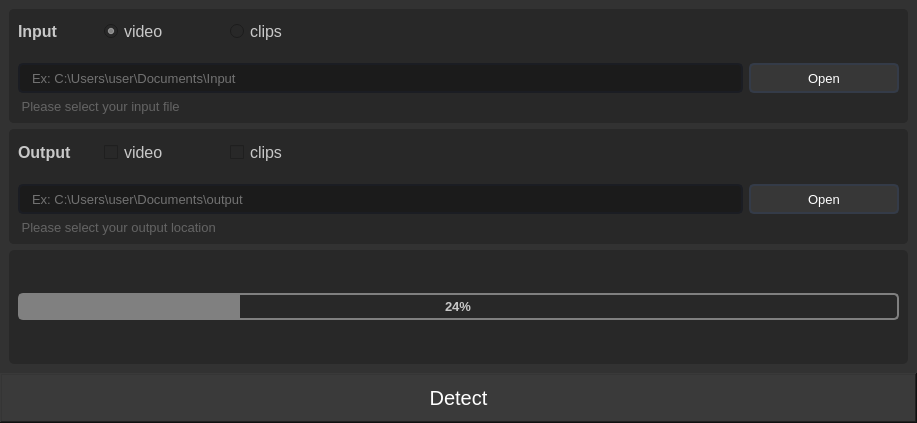
<?xml version="1.0" encoding="UTF-8"?>
<ui version="4.0">
 <class>Form</class>
 <widget class="QWidget" name="Form">
  <property name="geometry">
   <rect>
    <x>0</x>
    <y>0</y>
    <width>917</width>
    <height>423</height>
   </rect>
  </property>
  <property name="windowTitle">
   <string>Form</string>
  </property>
  <property name="styleSheet">
   <string notr="true">background-color: rgb(50, 50, 50);</string>
  </property>
  <layout class="QVBoxLayout" name="verticalLayout">
   <property name="spacing">
    <number>0</number>
   </property>
   <property name="leftMargin">
    <number>0</number>
   </property>
   <property name="topMargin">
    <number>0</number>
   </property>
   <property name="rightMargin">
    <number>0</number>
   </property>
   <property name="bottomMargin">
    <number>0</number>
   </property>
   <item>
    <widget class="QFrame" name="frame">
     <property name="frameShape">
      <enum>QFrame::NoFrame</enum>
     </property>
     <property name="frameShadow">
      <enum>QFrame::Raised</enum>
     </property>
     <layout class="QVBoxLayout" name="verticalLayout_4">
      <property name="spacing">
       <number>0</number>
      </property>
      <property name="leftMargin">
       <number>0</number>
      </property>
      <property name="topMargin">
       <number>0</number>
      </property>
      <property name="rightMargin">
       <number>0</number>
      </property>
      <property name="bottomMargin">
       <number>0</number>
      </property>
      <item>
       <widget class="QFrame" name="frame_up">
        <property name="styleSheet">
         <string notr="true"/>
        </property>
        <property name="frameShape">
         <enum>QFrame::NoFrame</enum>
        </property>
        <property name="frameShadow">
         <enum>QFrame::Raised</enum>
        </property>
        <layout class="QVBoxLayout" name="verticalLayout_2">
         <item>
          <widget class="QFrame" name="frame_inputdata">
           <property name="maximumSize">
            <size>
             <width>16777215</width>
             <height>150</height>
            </size>
           </property>
           <property name="styleSheet">
            <string notr="true">background-color: rgb(40, 40, 40);
border-radius: 5px;</string>
           </property>
           <property name="frameShape">
            <enum>QFrame::NoFrame</enum>
           </property>
           <property name="frameShadow">
            <enum>QFrame::Raised</enum>
           </property>
           <layout class="QVBoxLayout" name="verticalLayout_3">
            <property name="spacing">
             <number>0</number>
            </property>
            <property name="leftMargin">
             <number>0</number>
            </property>
            <property name="topMargin">
             <number>0</number>
            </property>
            <property name="rightMargin">
             <number>0</number>
            </property>
            <property name="bottomMargin">
             <number>0</number>
            </property>
            <item>
             <widget class="QFrame" name="frame_inputdata_up">
              <property name="font">
               <font>
                <family>Arial</family>
               </font>
              </property>
              <property name="frameShape">
               <enum>QFrame::NoFrame</enum>
              </property>
              <property name="frameShadow">
               <enum>QFrame::Raised</enum>
              </property>
              <layout class="QHBoxLayout" name="horizontalLayout_2">
               <item>
                <widget class="QLabel" name="labelBoxBlenderInstalation_3">
                 <property name="maximumSize">
                  <size>
                   <width>80</width>
                   <height>16777215</height>
                  </size>
                 </property>
                 <property name="font">
                  <font>
                   <family>Segoe UI</family>
                   <pointsize>12</pointsize>
                   <weight>75</weight>
                   <bold>true</bold>
                  </font>
                 </property>
                 <property name="styleSheet">
                  <string notr="true">color: rgb(200, 200, 200);</string>
                 </property>
                 <property name="text">
                  <string>Input</string>
                 </property>
                 <property name="alignment">
                  <set>Qt::AlignLeading|Qt::AlignLeft|Qt::AlignVCenter</set>
                 </property>
                </widget>
               </item>
               <item>
                <widget class="QRadioButton" name="set_video">
                 <property name="maximumSize">
                  <size>
                   <width>120</width>
                   <height>16777215</height>
                  </size>
                 </property>
                 <property name="font">
                  <font>
                   <family>Arial</family>
                   <pointsize>12</pointsize>
                  </font>
                 </property>
                 <property name="styleSheet">
                  <string notr="true">color: rgb(200, 200, 200);</string>
                 </property>
                 <property name="text">
                  <string>video</string>
                 </property>
                 <property name="checked">
                  <bool>true</bool>
                 </property>
                </widget>
               </item>
               <item>
                <widget class="QRadioButton" name="set_clips">
                 <property name="font">
                  <font>
                   <family>Arial</family>
                   <pointsize>12</pointsize>
                  </font>
                 </property>
                 <property name="styleSheet">
                  <string notr="true">color: rgb(200, 200, 200);</string>
                 </property>
                 <property name="text">
                  <string>clips</string>
                 </property>
                </widget>
               </item>
              </layout>
             </widget>
            </item>
            <item>
             <widget class="QFrame" name="frame_inputdata_down">
              <property name="frameShape">
               <enum>QFrame::StyledPanel</enum>
              </property>
              <property name="frameShadow">
               <enum>QFrame::Raised</enum>
              </property>
              <layout class="QVBoxLayout" name="verticalLayout_5">
               <item>
                <layout class="QGridLayout" name="gridLayout_2">
                 <property name="bottomMargin">
                  <number>0</number>
                 </property>
                 <item row="1" column="0" colspan="2">
                  <widget class="QLabel" name="labelVersion_4">
                   <property name="font">
                    <font>
                     <family>Arial</family>
                     <pointsize>10</pointsize>
                    </font>
                   </property>
                   <property name="styleSheet">
                    <string notr="true">color: rgb(100, 100, 100);</string>
                   </property>
                   <property name="lineWidth">
                    <number>1</number>
                   </property>
                   <property name="text">
                    <string> Please select your input file</string>
                   </property>
                   <property name="alignment">
                    <set>Qt::AlignLeading|Qt::AlignLeft|Qt::AlignVCenter</set>
                   </property>
                  </widget>
                 </item>
                 <item row="0" column="0">
                  <widget class="QLineEdit" name="lineEdit_input">
                   <property name="minimumSize">
                    <size>
                     <width>0</width>
                     <height>30</height>
                    </size>
                   </property>
                   <property name="font">
                    <font>
                     <family>Arial</family>
                     <pointsize>10</pointsize>
                    </font>
                   </property>
                   <property name="styleSheet">
                    <string notr="true">QLineEdit {
	background-color: rgb(27, 27, 27);
	border-radius: 5px;
	border: 2px solid rgb(27, 29, 35);
	padding-left: 10px;
	color: rgb(200, 200, 200);
}
QLineEdit:hover {
	border: 2px solid rgb(64, 71, 88);
}
QLineEdit:focus {
	border: 2px solid rgb(91, 101, 124);
}</string>
                   </property>
                   <property name="placeholderText">
                    <string>Ex: C:\Users\user\Documents\Input</string>
                   </property>
                  </widget>
                 </item>
                 <item row="0" column="1">
                  <widget class="QPushButton" name="input_button">
                   <property name="minimumSize">
                    <size>
                     <width>150</width>
                     <height>30</height>
                    </size>
                   </property>
                   <property name="font">
                    <font>
                     <family>Segoe UI</family>
                     <pointsize>10</pointsize>
                    </font>
                   </property>
                   <property name="styleSheet">
                    <string notr="true">QPushButton {
	border: 2px solid rgb(52, 59, 72);
	border-radius: 5px;	
	background-color: rgb(55, 55, 55);
	color: rgb(255, 255, 255);
}
QPushButton:hover {
	background-color: rgb(57, 65, 80);
	border: 2px solid rgb(61, 70, 86);
}
QPushButton:pressed {	
	background-color: rgb(35, 40, 49);
	border: 2px solid rgb(43, 50, 61);
}</string>
                   </property>
                   <property name="text">
                    <string>Open</string>
                   </property>
                   <property name="icon">
                    <iconset resource="../../../../pyside2/modernUI_tutorial/Simple_PySide_Base-master/files.qrc">
                     <normaloff>:/16x16/icons/16x16/cil-folder-open.png</normaloff>:/16x16/icons/16x16/cil-folder-open.png</iconset>
                   </property>
                  </widget>
                 </item>
                </layout>
               </item>
              </layout>
             </widget>
            </item>
           </layout>
          </widget>
         </item>
         <item>
          <widget class="QFrame" name="frame_outputdata">
           <property name="maximumSize">
            <size>
             <width>16777215</width>
             <height>150</height>
            </size>
           </property>
           <property name="styleSheet">
            <string notr="true">background-color: rgb(40, 40, 40);
border-radius: 5px;</string>
           </property>
           <property name="frameShape">
            <enum>QFrame::NoFrame</enum>
           </property>
           <property name="frameShadow">
            <enum>QFrame::Raised</enum>
           </property>
           <layout class="QVBoxLayout" name="verticalLayout_7">
            <property name="spacing">
             <number>0</number>
            </property>
            <property name="leftMargin">
             <number>0</number>
            </property>
            <property name="topMargin">
             <number>0</number>
            </property>
            <property name="rightMargin">
             <number>0</number>
            </property>
            <property name="bottomMargin">
             <number>0</number>
            </property>
            <item>
             <widget class="QFrame" name="frame_outputdata_up">
              <property name="frameShape">
               <enum>QFrame::NoFrame</enum>
              </property>
              <property name="frameShadow">
               <enum>QFrame::Raised</enum>
              </property>
              <layout class="QHBoxLayout" name="horizontalLayout_3">
               <item>
                <widget class="QLabel" name="labelBoxBlenderInstalation_4">
                 <property name="maximumSize">
                  <size>
                   <width>80</width>
                   <height>16777215</height>
                  </size>
                 </property>
                 <property name="font">
                  <font>
                   <family>Segoe UI</family>
                   <pointsize>12</pointsize>
                   <weight>75</weight>
                   <bold>true</bold>
                  </font>
                 </property>
                 <property name="styleSheet">
                  <string notr="true">color: rgb(200, 200, 200);</string>
                 </property>
                 <property name="text">
                  <string>Output</string>
                 </property>
                 <property name="alignment">
                  <set>Qt::AlignLeading|Qt::AlignLeft|Qt::AlignVCenter</set>
                 </property>
                </widget>
               </item>
               <item>
                <widget class="QCheckBox" name="output_video">
                 <property name="maximumSize">
                  <size>
                   <width>120</width>
                   <height>16777215</height>
                  </size>
                 </property>
                 <property name="font">
                  <font>
                   <family>Arial</family>
                   <pointsize>12</pointsize>
                  </font>
                 </property>
                 <property name="styleSheet">
                  <string notr="true">color: rgb(200, 200, 200);</string>
                 </property>
                 <property name="text">
                  <string>video</string>
                 </property>
                </widget>
               </item>
               <item>
                <widget class="QCheckBox" name="output_clips">
                 <property name="font">
                  <font>
                   <family>Arial</family>
                   <pointsize>12</pointsize>
                  </font>
                 </property>
                 <property name="styleSheet">
                  <string notr="true">color: rgb(200, 200, 200);</string>
                 </property>
                 <property name="text">
                  <string>clips</string>
                 </property>
                </widget>
               </item>
              </layout>
             </widget>
            </item>
            <item>
             <widget class="QFrame" name="frame_outputdata_down">
              <property name="frameShape">
               <enum>QFrame::StyledPanel</enum>
              </property>
              <property name="frameShadow">
               <enum>QFrame::Raised</enum>
              </property>
              <layout class="QVBoxLayout" name="verticalLayout_6">
               <item>
                <layout class="QGridLayout" name="gridLayout_3">
                 <property name="bottomMargin">
                  <number>0</number>
                 </property>
                 <item row="1" column="0" colspan="2">
                  <widget class="QLabel" name="labelVersion_5">
                   <property name="font">
                    <font>
                     <family>Arial</family>
                     <pointsize>10</pointsize>
                    </font>
                   </property>
                   <property name="styleSheet">
                    <string notr="true">color: rgb(100, 100, 100);</string>
                   </property>
                   <property name="lineWidth">
                    <number>1</number>
                   </property>
                   <property name="text">
                    <string> Please select your output location</string>
                   </property>
                   <property name="alignment">
                    <set>Qt::AlignLeading|Qt::AlignLeft|Qt::AlignVCenter</set>
                   </property>
                  </widget>
                 </item>
                 <item row="0" column="0">
                  <widget class="QLineEdit" name="lineEdit_output">
                   <property name="minimumSize">
                    <size>
                     <width>0</width>
                     <height>30</height>
                    </size>
                   </property>
                   <property name="font">
                    <font>
                     <family>Arial</family>
                     <pointsize>10</pointsize>
                    </font>
                   </property>
                   <property name="styleSheet">
                    <string notr="true">QLineEdit {
	background-color: rgb(27, 27, 27);
	border-radius: 5px;
	border: 2px solid rgb(27, 29, 35);
	padding-left: 10px;
	color: rgb(200, 200, 200);
}
QLineEdit:hover {
	border: 2px solid rgb(64, 71, 88);
}
QLineEdit:focus {
	border: 2px solid rgb(91, 101, 124);
}</string>
                   </property>
                   <property name="placeholderText">
                    <string>Ex: C:\Users\user\Documents\output</string>
                   </property>
                  </widget>
                 </item>
                 <item row="0" column="1">
                  <widget class="QPushButton" name="output_button">
                   <property name="minimumSize">
                    <size>
                     <width>150</width>
                     <height>30</height>
                    </size>
                   </property>
                   <property name="font">
                    <font>
                     <family>Segoe UI</family>
                     <pointsize>10</pointsize>
                    </font>
                   </property>
                   <property name="styleSheet">
                    <string notr="true">QPushButton {
	border: 2px solid rgb(52, 59, 72);
	border-radius: 5px;	
	background-color: rgb(55, 55, 55);
	color: rgb(255, 255, 255);
}
QPushButton:hover {
	background-color: rgb(57, 65, 80);
	border: 2px solid rgb(61, 70, 86);
}
QPushButton:pressed {	
	background-color: rgb(35, 40, 49);
	border: 2px solid rgb(43, 50, 61);
}</string>
                   </property>
                   <property name="text">
                    <string>Open</string>
                   </property>
                   <property name="icon">
                    <iconset resource="../../../../pyside2/modernUI_tutorial/Simple_PySide_Base-master/files.qrc">
                     <normaloff>:/16x16/icons/16x16/cil-folder-open.png</normaloff>:/16x16/icons/16x16/cil-folder-open.png</iconset>
                   </property>
                  </widget>
                 </item>
                </layout>
               </item>
              </layout>
             </widget>
            </item>
           </layout>
          </widget>
         </item>
         <item>
          <widget class="QFrame" name="frame_info">
           <property name="minimumSize">
            <size>
             <width>0</width>
             <height>0</height>
            </size>
           </property>
           <property name="maximumSize">
            <size>
             <width>16777215</width>
             <height>16777215</height>
            </size>
           </property>
           <property name="styleSheet">
            <string notr="true">background-color: rgb(40, 40, 40);
border-radius: 5px;</string>
           </property>
           <property name="frameShape">
            <enum>QFrame::NoFrame</enum>
           </property>
           <property name="frameShadow">
            <enum>QFrame::Raised</enum>
           </property>
           <layout class="QVBoxLayout" name="verticalLayout_8">
            <item>
             <widget class="QProgressBar" name="progressBar">
              <property name="font">
               <font>
                <family>Segoe UI</family>
                <pointsize>10</pointsize>
                <weight>75</weight>
                <bold>true</bold>
               </font>
              </property>
              <property name="styleSheet">
               <string notr="true">QProgressBar {
	color: rgb(200, 200, 200);
    border: 2px solid grey;
    border-radius: 5px;
    text-align: center;
}
QProgressBar::chunk {
    background-color: grey;
    width: 20px;
}</string>
              </property>
              <property name="value">
               <number>24</number>
              </property>
             </widget>
            </item>
           </layout>
          </widget>
         </item>
        </layout>
       </widget>
      </item>
      <item>
       <widget class="QFrame" name="frame_down">
        <property name="minimumSize">
         <size>
          <width>0</width>
          <height>50</height>
         </size>
        </property>
        <property name="maximumSize">
         <size>
          <width>16777215</width>
          <height>50</height>
         </size>
        </property>
        <property name="frameShape">
         <enum>QFrame::WinPanel</enum>
        </property>
        <property name="frameShadow">
         <enum>QFrame::Raised</enum>
        </property>
        <layout class="QHBoxLayout" name="horizontalLayout">
         <property name="spacing">
          <number>0</number>
         </property>
         <property name="leftMargin">
          <number>0</number>
         </property>
         <property name="topMargin">
          <number>0</number>
         </property>
         <property name="rightMargin">
          <number>0</number>
         </property>
         <property name="bottomMargin">
          <number>0</number>
         </property>
         <item>
          <widget class="QPushButton" name="btn_detect">
           <property name="sizePolicy">
            <sizepolicy hsizetype="Expanding" vsizetype="Expanding">
             <horstretch>0</horstretch>
             <verstretch>0</verstretch>
            </sizepolicy>
           </property>
           <property name="font">
            <font>
             <family>Arial</family>
             <pointsize>15</pointsize>
            </font>
           </property>
           <property name="styleSheet">
            <string notr="true">QPushButton {
	background-color: rgb(58, 58, 58);
	color: rgb(255, 255, 255);
	border: 0px solid;
}
QPushButton:hover {
	background-color: rgb(70, 141, 212);
}</string>
           </property>
           <property name="text">
            <string>Detect</string>
           </property>
          </widget>
         </item>
        </layout>
       </widget>
      </item>
     </layout>
    </widget>
   </item>
  </layout>
 </widget>
 <resources>
  <include location="../../../../pyside2/modernUI_tutorial/Simple_PySide_Base-master/files.qrc"/>
 </resources>
 <connections/>
</ui>
